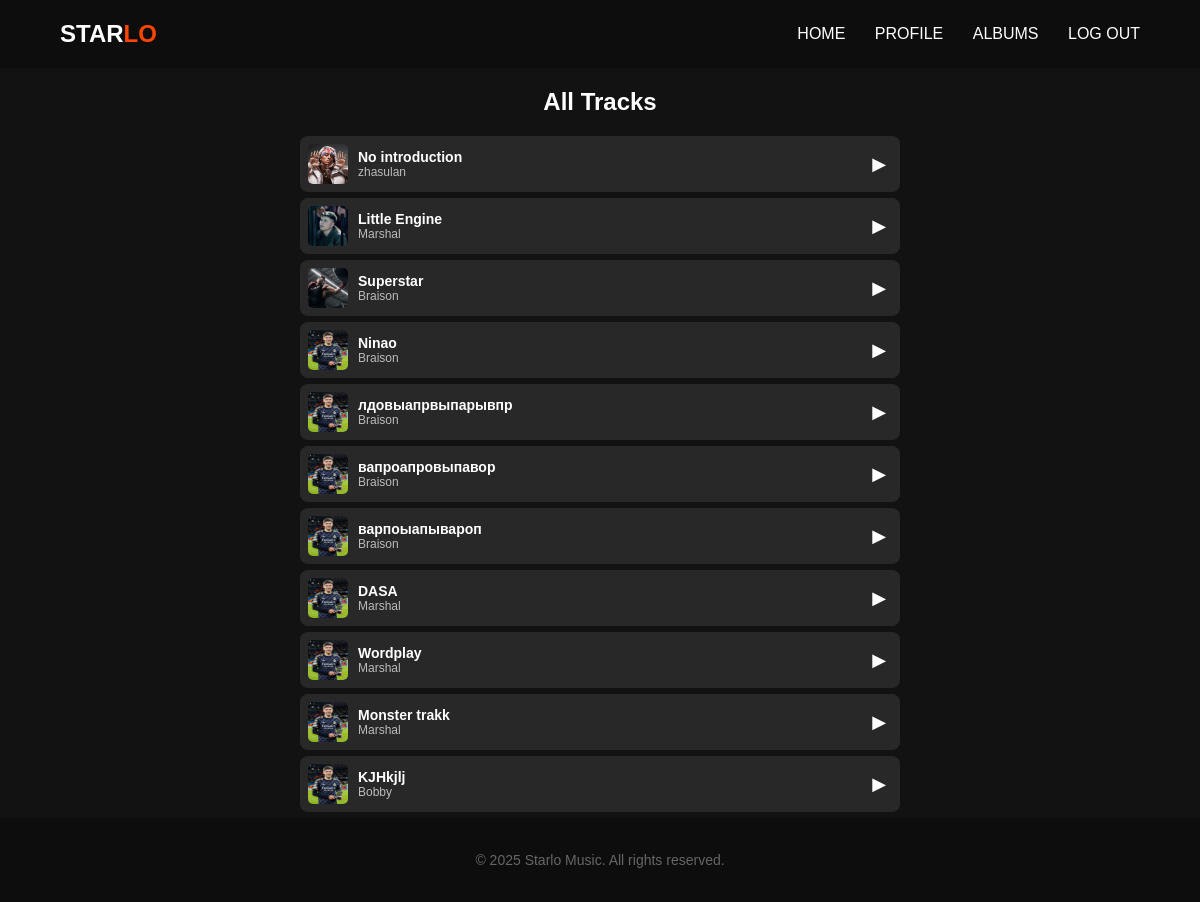
/tracks/, run on the app's committed database.
### music/models.py (models this page shows, shortened)
class Track(models.Model):
    GENRE_CHOICES = [
        ('pop', 'Pop'),
        ('rock', 'Rock'),
        ('hiphop', 'Hip-Hop'),
        ('jazz', 'Jazz'),
        ('electronic', 'Electronic'),
        ('classical', 'Classical'),
        ('rnb', 'R&B'),
        ('country', 'Country'),
        ('reggae', 'Reggae'),
        ('metal', 'Metal'),
    ]
    title = models.CharField(max_length=255)
    artist = models.ForeignKey('Artist', on_delete=models.CASCADE, related_name='tracks')
    audio_file = models.FileField(upload_to='tracks/')
    genre = models.CharField(max_length=50, choices=GENRE_CHOICES, default='pop')
    uploaded_at = models.DateTimeField(auto_now_add=True)
    cover_image = models.ImageField(upload_to='covers/',
                                    default='covers/default.jpg')

class Artist(models.Model):
    user = models.OneToOneField(User, on_delete=models.CASCADE)
    name = models.CharField(max_length=100, blank=True, null=True)
    image = models.ImageField(upload_to='artist_profiles/', default='default.jpg')
    bio = models.TextField(blank=True)
    total_listens = models.PositiveIntegerField(default=0)

### music/views.py (the view)
# urls.py: path('tracks/', all_tracks, name='all_tracks'),
def all_tracks(request):
    tracks = Track.objects.all()
    return render(request, 'music/all_tracks.html', {'tracks': tracks})

### music/templates/music/all_tracks.html (shortened to what this page needs)
{% extends "base.html" %}
{% block content %}
<div class="tracks-container">
    <h2>All Tracks</h2>
    {% if tracks %}
        {% for track in tracks %}
            <div class="track-item">
                <img src="{{ track.cover_image.url }}" alt="Cover" class="track-cover">
                <div class="track-info">
                    <h3 class="track-title">{{ track.title }}</h3>
                    <p class="artist-name">{{ track.artist.user.username }}</p>
                </div>
                <button class="play-button" onclick="playTrack('{{ track.audio_file.url }}', '{{ track.title }}', '{{ track.artist.user.username }}', '{{ track.cover_image.url }}', this)">▶</button>
            </div>
        {% endfor %}
    {% else %}
        <p>No tracks available yet.</p>
    {% endif %}
</div>
{% endblock %}

### music/templates/base.html (style rules this page uses)
body { margin: 0; font-family: 'Montserrat', sans-serif; background-color: #0d0d0d; color: #fff; }

### music/templates/music/all_tracks.html (style rules this page uses)
* { font-family: 'Allerta', Arial, Tahoma; box-sizing: border-box; }
body { background: #121212; text-align: center; color: #fff; margin: 0; }
.tracks-container { max-width: 600px; margin: auto; }
h2 { color: #fff; }
.track-item { display: flex; align-items: center; background: #282828; padding: 8px; border-radius: 8px; margin-bottom: 6px; transition: background 0.3s ease; }
.track-cover { width: 40px; height: 40px; border-radius: 5px; margin-right: 10px; }
.track-info { flex-grow: 1; text-align: left; }
.track-title { font-size: 14px; margin: 0; font-weight: bold; }
.artist-name { font-size: 12px; margin: 0; color: #bbb; }
.play-button { background: none; border: none; color: white; font-size: 18px; cursor: pointer; transition: transform 0.2s ease; }

### data on the page
Track: cover_image (picture), title "No introduction", artist.user.username "zhasulan"
Track: cover_image (picture), title "Little Engine", artist.user.username "Marshal"
Track: cover_image (picture), title "Superstar", artist.user.username "Braison"
Track: cover_image (placeholder picture), title "Ninao", artist.user.username "Braison"
Track: cover_image (placeholder picture), title "лдовыапрвыпарывпр", artist.user.username "Braison"
Track: cover_image (placeholder picture), title "вапроапровыпавор", artist.user.username "Braison"
Track: cover_image (placeholder picture), title "варпоыапывароп", artist.user.username "Braison"
Track: cover_image (placeholder picture), title "DASA", artist.user.username "Marshal"
Track: cover_image (placeholder picture), title "Wordplay", artist.user.username "Marshal"
Track: cover_image (placeholder picture), title "Monster trakk", artist.user.username "Marshal"
Track: cover_image (placeholder picture), title "KJHkjlj", artist.user.username "Bobby"
